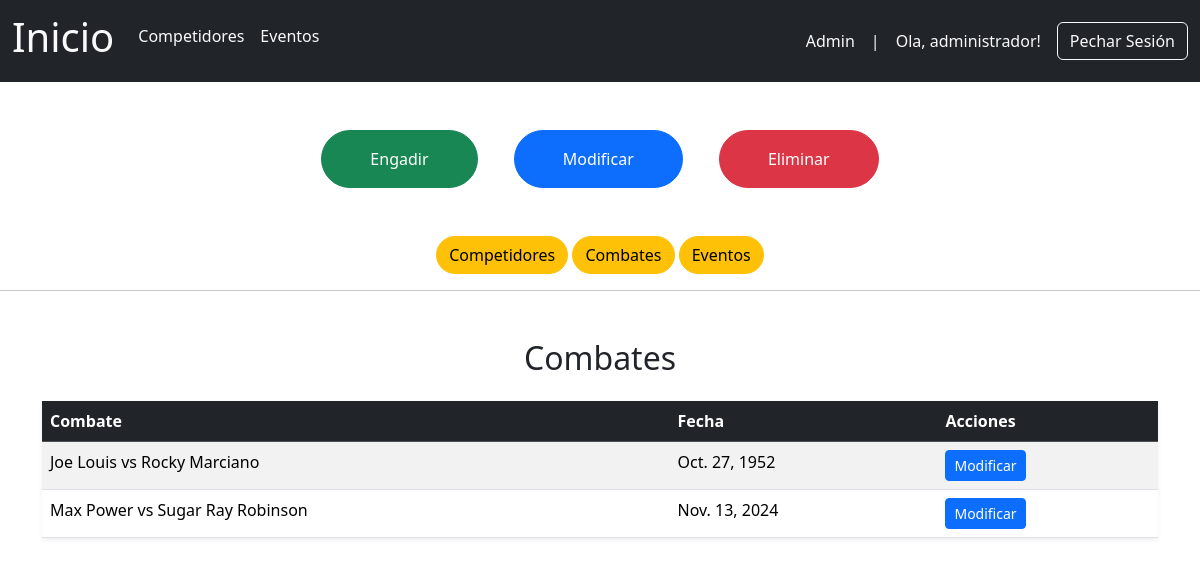
Before: /administracion/modificar?lista=combates (signed in) with the older database file.
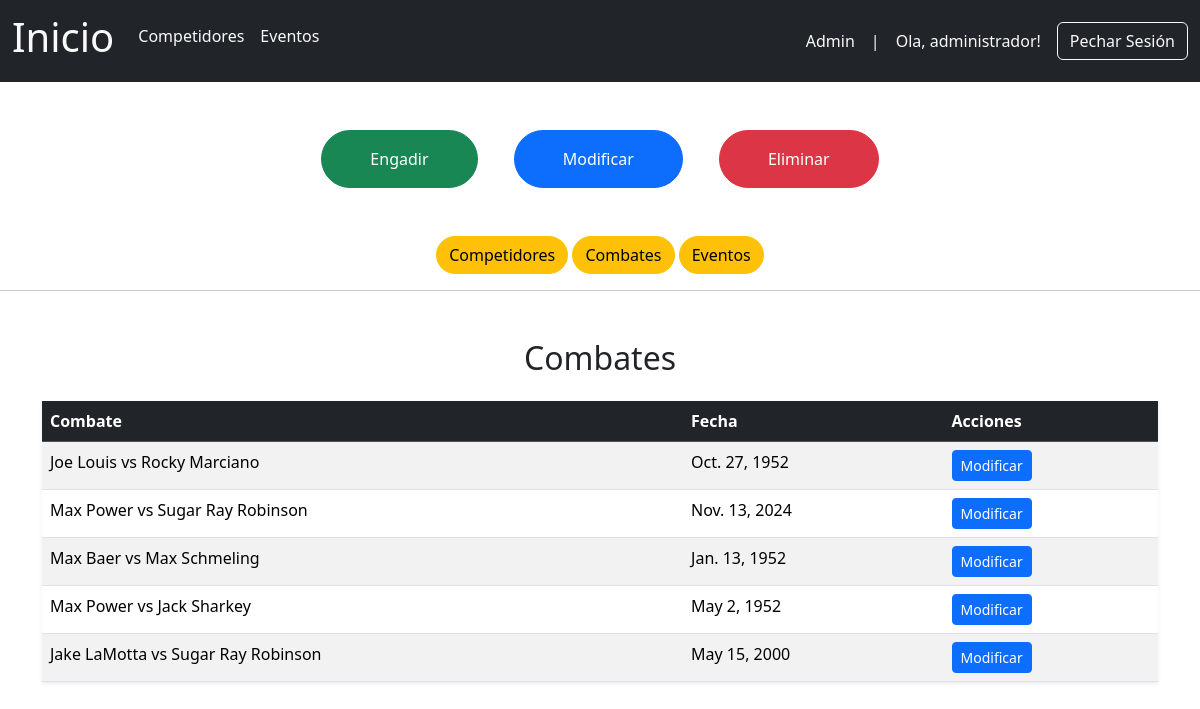
After: the same page with the newer database file.
### boxGal/models.py (models this page shows)
class Combate(models.Model):
    id_combate = models.BigAutoField(auto_created=True, primary_key=True)
    boxeador_azul = models.ForeignKey(Competidor, related_name='combates_azul', on_delete=models.CASCADE)
    boxeador_vermello = models.ForeignKey(Competidor, related_name='combates_vermello', on_delete=models.CASCADE)
    evento_combate = models.ForeignKey(Evento, on_delete=models.CASCADE)
    peso_combate = models.CharField(max_length=255)
    categoria_combate = models.CharField(max_length=255)
    arbitro = models.CharField(max_length=255)
    resultado = models.CharField(max_length=255)
    data_combate = models.DateField()
    likes = models.ManyToManyField(Usuario,related_name='combates_gustados', blank=True)
    def __str__(self):
        return f"{self.boxeador_azul} vs {self.boxeador_vermello}"

class Competidor(models.Model):
    id_competidor = models.BigAutoField(auto_created=True, primary_key=True)
    nome_competidor = models.CharField(max_length=255)
    apelidos_competidor = models.CharField(max_length=255)
    peso_competidor = models.CharField(max_length=255)
    vitorias = models.IntegerField()
    derrotas = models.IntegerField()
    empates = models.IntegerField()
    foto_competidor = models.ImageField(upload_to='competidores/', blank=True, null=True)
    def __str__(self):
        return f"{self.nome_competidor} {self.apelidos_competidor} "

### boxGal/views.py (the view)
# urls.py: path('administracion/modificar', views.modificar, name='modificar'),
@login_required
def modificar(request):
  if not request.user.is_superuser:
    return HttpResponseForbidden("Non tes permisos para acceder a esta páxina.")
  template = loader.get_template('administracion/modificar.html')
  lista = request.GET.get('lista','competidores')
  contido = {}
  if lista == 'competidores':
    contido['lista'] = Competidor.objects.all(),
    contido['tipo'] = 'competidores'
  elif lista == 'combates':
    contido['lista'] = Combate.objects.all(),
    contido['tipo'] = 'combates'
  elif lista == 'eventos':
    contido['lista'] = Evento.objects.all(),
    contido['tipo'] = 'eventos'
  return HttpResponse(template.render(contido, request))

### boxGal/templates/administracion/modificar.html (shortened to what this page needs)
{% extends 'header.html' %}
{% block corpo %}
  <div class="container mt-5 text-center">
    <a href="{% url 'engadir' %}" class="btn p-3 px-5 mx-3 btn-success rounded-pill">Engadir</a>
    <a href="{% url 'modificar' %}" class="btn p-3 px-5 mx-3 btn-primary rounded-pill">Modificar</a>
    <a href="{% url 'eliminar' %}" class="btn p-3 px-5 mx-3 btn-danger rounded-pill">Eliminar</a>
  </div>
  <div class="container mt-5 text-center">
    <a href="?lista=competidores" class="btn rounded-pill btn-warning">Competidores</a>
    <a href="?lista=combates" class="btn rounded-pill btn-warning">Combates</a>
    <a href="?lista=eventos" class="btn rounded-pill btn-warning">Eventos</a>
  </div>
  <hr />
  <div class="container mt-5">
    {% if tipo == 'competidores' %}
      <h2 class="text-center mb-4">Competidores</h2>
      <table class="table table-striped table-hover shadow-sm">
        <thead class="table-dark">
          <tr>
            <th scope="col">Nombre</th>
            <th scope="col">Acciones</th>
          </tr>
        </thead>
        <tbody>
          {% for competidor in lista.0 %}
            <tr>
              <td>{{ competidor }}</td>
              <td>
                <a href="{% url 'modificar_competidor' competidor.id_competidor %}" class="btn btn-primary btn-sm">Modificar</a>
              </td>
            </tr>
          {% endfor %}
        </tbody>
      </table>
    {% elif tipo == 'combates' %}
      <h2 class="text-center mb-4">Combates</h2>
      <table class="table table-striped table-hover shadow-sm">
        <thead class="table-dark">
          <tr>
            <th scope="col">Combate</th>
            <th scope="col">Fecha</th>
            <th scope="col">Acciones</th>
          </tr>
        </thead>
        <tbody>
          {% for combate in lista.0 %}
            <tr>
              <td>{{ combate }}</td>
              <td>{{ combate.data_combate }}</td>
              <td>
                <a href="{% url 'modificar_combate' combate.id_combate %}" class="btn btn-primary btn-sm">Modificar</a>
              </td>
            </tr>
          {% endfor %}
        </tbody>
      </table>
    {% endif %}
  </div>
{% endblock %}

Changed rows visible on the page:
added Combate: boxeador_azul+boxeador_vermello "Max Baer vs Max Schmeling", data_combate "Jan. 13, 1952"
added Combate: boxeador_azul+boxeador_vermello "Max Power vs Jack Sharkey", data_combate "May 2, 1952"
added Combate: boxeador_azul+boxeador_vermello "Jake LaMotta vs Sugar Ray Robinson", data_combate "May 15, 2000"
